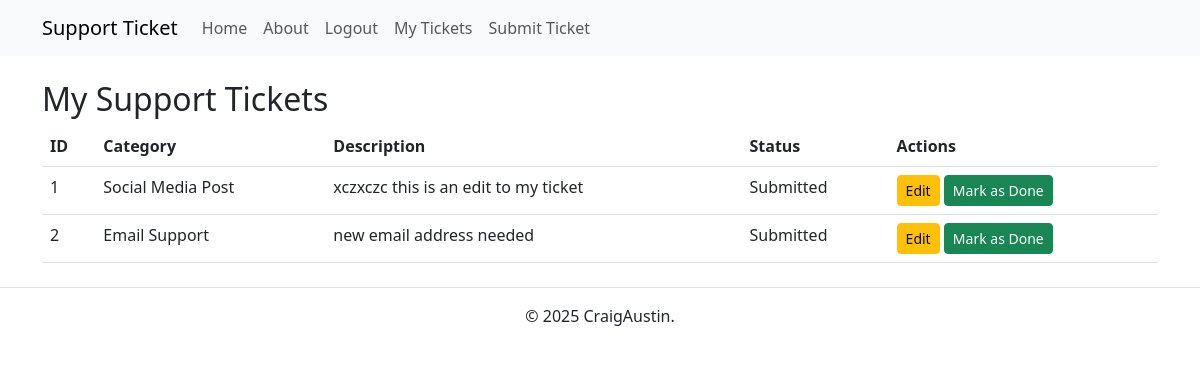
Page /tickets (signed in) on the earlier database version.
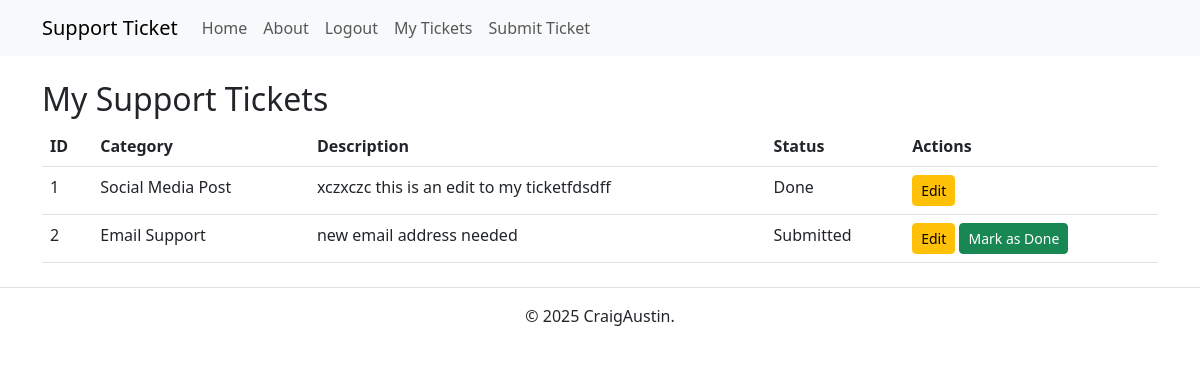
Same page on the later database version.
### app.py (models this page shows)
class Ticket(db.Model):
    id = db.Column(db.Integer, primary_key=True)
    user_id = db.Column(db.Integer, db.ForeignKey('user.id'), nullable=False)
    category = db.Column(db.String(100), nullable=False)
    description = db.Column(db.Text, nullable=False)
    status = db.Column(db.String(20), default='Submitted')
    user = db.relationship('User', backref=db.backref('tickets', lazy=True))

### app.py (the view)
@app.route('/tickets')
@login_required
def view_tickets():
    if current_user.is_authenticated:
        user_tickets = Ticket.query.filter_by(user_id=current_user.id).all()
        return render_template('tickets.html', tickets=user_tickets)

### app.py (called while the page is built)
@login_manager.user_loader
def load_user(user_id):
    return User.query.get(int(user_id))

### templates/tickets.html (shortened to what this page needs)
{% extends 'base.html' %}
{% block content %}
<h2>My Support Tickets</h2>
{% if tickets %}
<table class="table">
    <thead>
        <tr>
            <th>ID</th>
            <th>Category</th>
            <th>Description</th>
            <th>Status</th>
            <th>Actions</th>
        </tr>
    </thead>
    <tbody>
        {% for ticket in tickets %}
        <tr>
            <td>{{ ticket.id }}</td>
            <td>{{ ticket.category }}</td>
            <td>{{ ticket.description }}</td>
            <td>{{ ticket.status }}</td>
            <td>
                <a href="{{ url_for('edit_ticket', ticket_id=ticket.id) }}" class="btn btn-warning btn-sm">Edit</a>
                {% if ticket.status != "Done" %}
                <a href="{{ url_for('mark_done', ticket_id=ticket.id) }}" class="btn btn-success btn-sm">Mark as
                    Done</a>
                {% endif %}
            </td>
        </tr>
        {% endfor %}
    </tbody>
</table>
{% else %}
<p>You have no submitted tickets.</p>
{% endif %}
{% endblock %}

### templates/base.html (shortened to what this page needs)
<!DOCTYPE html>
<html lang="en">
<head>
    <link rel="stylesheet" href="{{ url_for('static', filename='styles.css') }}">
    <link href="https://cdn.jsdelivr.net/npm/bootstrap@5.3.0/dist/css/bootstrap.min.css" rel="stylesheet">
</head>
<body>
    <nav class="navbar navbar-expand-lg navbar-light bg-light">
        <div class="container">
            <a class="navbar-brand" href="{{ url_for('index') }}">Support Ticket</a>
            <div class="collapse navbar-collapse" id="navbarNav">
                <ul class="navbar-nav">
                    <li class="nav-item">
                        <a class="nav-link" href="{{ url_for('index') }}">Home</a>
                    </li>
                    <li class="nav-item">
                        <a class="nav-link" href="{{ url_for('about') }}">About</a>
                    </li>
                    {% if current_user.is_authenticated %}
                    <li class="nav-item">
                        <a class="nav-link" href="{{ url_for('logout') }}">Logout</a>
                    </li>
                    <li class="nav-item">
                        <a class="nav-link" href="{{ url_for('view_tickets') }}">My Tickets</a>
                    </li>
                    <li class="nav-item">
                        <a class="nav-link" href="{{ url_for('submit_ticket') }}">Submit Ticket</a>
                    </li>
                    {% endif %}
                </ul>
            </div>
        </div>
    </nav>
    <div class="container mt-4">
        {% block content %}{% endblock %}
    </div>
    <footer class="text-center mt-4 py-3 border-top">
        <p>&copy; 2025 CraigAustin.</p>
    </footer>
</body>
</html>

### static/styles.css (style rules this page uses)
*, *::before, *::after { box-sizing: border-box; }
* { margin: 0; }
body { line-height: 1.5; -webkit-font-smoothing: antialiased; }
p, h1, h2, h3, h4, h5, h6 { overflow-wrap: break-word; }
p { text-wrap: pretty; }
h1, h2, h3, h4, h5, h6 { text-wrap: balance; }

Differences in the rows shown:
changed Ticket "Social Media Post": description "xczxczc this is an edit to my ticket" → "xczxczc this is an edit to my ticketfdsdff"; status "Submitted" → "Done"; no longer shows "Mark as Done"
